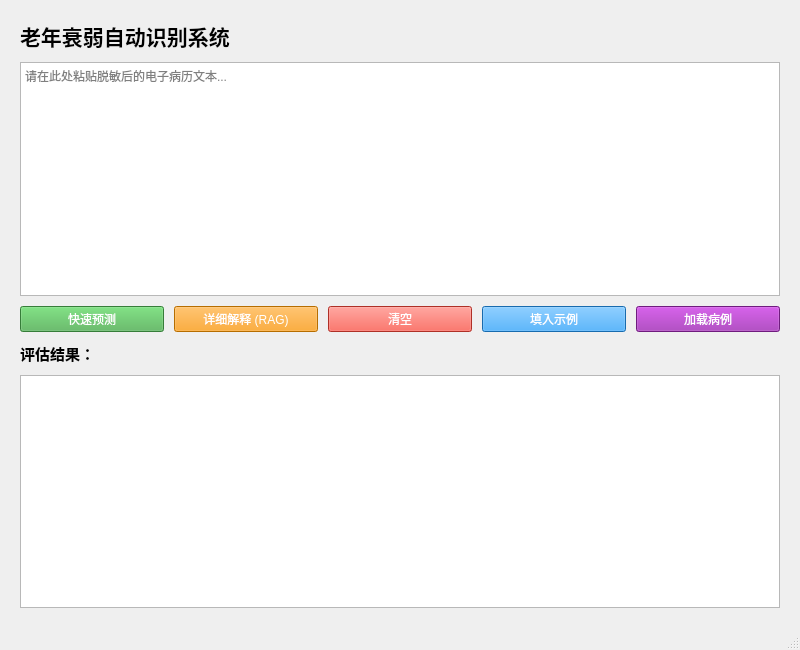
<?xml version="1.0" encoding="UTF-8"?>
<ui version="4.0">
 <class>MainWindow</class>
 <widget class="QMainWindow" name="MainWindow">
  <property name="geometry">
   <rect>
    <x>0</x>
    <y>0</y>
    <width>800</width>
    <height>650</height>
   </rect>
  </property>
  <property name="windowTitle">
   <string>老年衰弱智能评估系统</string>
  </property>
  <widget class="QWidget" name="centralwidget">
   <layout class="QVBoxLayout" name="verticalLayout">
    <property name="spacing">
     <number>10</number>
    </property>
    <property name="leftMargin">
     <number>20</number>
    </property>
    <property name="topMargin">
     <number>20</number>
    </property>
    <property name="rightMargin">
     <number>20</number>
    </property>
    <property name="bottomMargin">
     <number>20</number>
    </property>
    <item>
     <widget class="QLabel" name="title_label">
      <property name="font">
       <font>
        <family>Microsoft YaHei</family>
        <pointsize>16</pointsize>
        <bold>true</bold>
       </font>
      </property>
      <property name="text">
       <string>老年衰弱自动识别系统</string>
      </property>
     </widget>
    </item>
    <item>
     <widget class="QTextEdit" name="text_input">
      <property name="placeholderText">
       <string>请在此处粘贴脱敏后的电子病历文本...</string>
      </property>
     </widget>
    </item>
    <item>
     <layout class="QHBoxLayout" name="button_layout">
      <item>
       <widget class="QPushButton" name="btn_quick_predict">
        <property name="text">
         <string>快速预测</string>
        </property>
        <property name="styleSheet">
         <string notr="true">background-color: #4CAF50; color: white;</string>
        </property>
       </widget>
      </item>
      <item>
       <widget class="QPushButton" name="btn_explain_predict">
        <property name="text">
         <string>详细解释 (RAG)</string>
        </property>
        <property name="styleSheet">
         <string notr="true">background-color: #FF9800; color: white;</string>
        </property>
       </widget>
      </item>
      <item>
       <widget class="QPushButton" name="btn_clear">
        <property name="text">
         <string>清空</string>
        </property>
        <property name="styleSheet">
         <string notr="true">background-color: #f44336; color: white;</string>
        </property>
       </widget>
      </item>
      <item>
       <widget class="QPushButton" name="btn_example">
        <property name="text">
         <string>填入示例</string>
        </property>
        <property name="styleSheet">
         <string notr="true">background-color: #2196F3; color: white;</string>
        </property>
       </widget>
      </item>
      <item>
       <widget class="QPushButton" name="btn_load_case">
        <property name="text">
         <string>加载病例</string>
        </property>
        <property name="styleSheet">
         <string notr="true">background-color: #9C27B0; color: white;</string>
        </property>
       </widget>
      </item>
     </layout>
    </item>
    <item>
     <widget class="QLabel" name="result_label">
      <property name="font">
       <font>
        <family>Microsoft YaHei</family>
        <pointsize>11</pointsize>
        <bold>true</bold>
       </font>
      </property>
      <property name="text">
       <string>评估结果：</string>
      </property>
     </widget>
    </item>
    <item>
     <widget class="QTextEdit" name="result_display">
      <property name="readOnly">
       <bool>true</bool>
      </property>
     </widget>
    </item>
   </layout>
  </widget>
  <widget class="QStatusBar" name="statusbar"/>
 </widget>
 <resources/>
 <connections/>
</ui>
